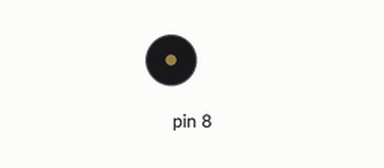
Recording of a sketch running on a simulated Arduino Uno, built with avr-gcc and run on an emulated ATmega328P. Shown: buzzer (waves = sounding).

Above: at 0.93 s.
At 4.1 s:
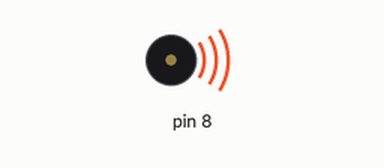
Timing chart, 0 to 7.2 s (numbered marks = the images above):
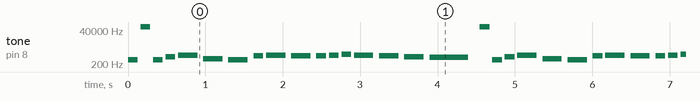

The sketch:

songcode.ino
```cpp
#include "pitches.h"

// The melody of the "Up" theme song (Married Life)
int melody[] = {
  NOTE_G4, -1, NOTE_G4, NOTE_DS5, NOTE_G5, NOTE_AS4, NOTE_G4, NOTE_FS5,
  NOTE_G5, NOTE_FS5, NOTE_FS5, NOTE_G5, NOTE_AS5, NOTE_G5, NOTE_FS5,
  NOTE_DS5, NOTE_CS5, -1, NOTE_G4, NOTE_DS5, NOTE_G5, NOTE_AS4, NOTE_G4,
  NOTE_FS5, NOTE_G5, NOTE_FS5, NOTE_FS5, NOTE_G5, NOTE_AS5, NOTE_G5,
  NOTE_FS5, NOTE_DS5, NOTE_CS5, -1
};

// Note durations: 4 = quarter note, 8 = eighth note, etc.
int noteDurations[] = {
  8, 8, 8, 8, 4, 4, 4, 8,
  4, 4, 8, 8, 8, 4, 4, 4,
  2, 8, 8, 8, 4, 4, 4, 8,
  4, 4, 8, 8, 8, 4, 4, 4,
  2, 8
};

void setup() {
  pinMode(8, OUTPUT);
}

void loop() {
  for (int thisNote = 0; thisNote < sizeof(melody) / sizeof(melody[0]); thisNote++) {
    int noteDuration = 1000 / noteDurations[thisNote];
    tone(8, melody[thisNote], noteDuration);

    int pauseBetweenNotes = noteDuration * 1.30;
    delay(pauseBetweenNotes);

    noTone(8);
  }

  delay(2000); // Add a pause between repetitions of the melody
}
```

Measured:
- by itself, tone on pin 8: plays 392 Hz for 0.13 s, 65535 Hz for 0.13 s, 392 Hz for 0.13 s, 622 Hz for 0.13 s, 784 Hz for 0.25 s, 466 Hz for 0.25 s … (406 notes in this stretch)
